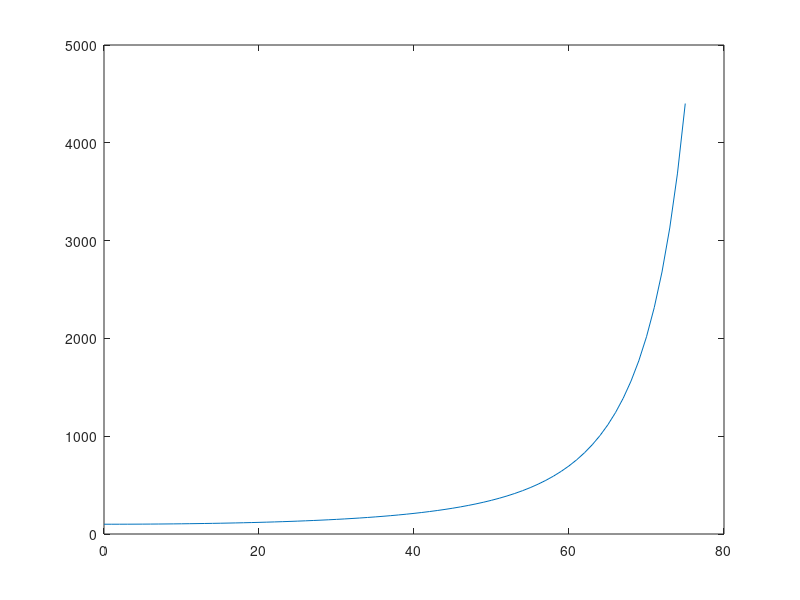

Reproduce this figure in MATLAB.
L = 4;

neo = 100;

a_rmax = 2.0-0.43*L;
a_neo = 6.0 - 3.0*log10( neo ) +0.28*( log10( neo ) )^2;
a = a_rmax + a_neo;

lat = deg2rad( 0:75 );

for( k = 1:length(lat ) )

	r = L .* ( cos( lat(k) ) )^2;
	n(k) = neo * ( L / r )^a;
end;


clf;
plot( rad2deg(lat), n );
